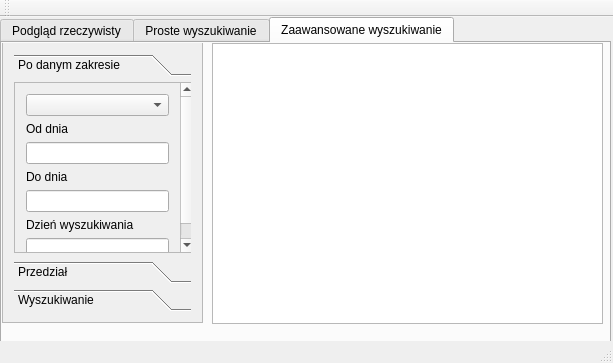
<?xml version="1.0" encoding="UTF-8"?>
<ui version="4.0">
 <class>WindowMain</class>
 <widget class="QMainWindow" name="WindowMain">
  <property name="geometry">
   <rect>
    <x>0</x>
    <y>0</y>
    <width>613</width>
    <height>363</height>
   </rect>
  </property>
  <property name="windowTitle">
   <string>WindowMain</string>
  </property>
  <widget class="QWidget" name="centralWidget">
   <widget class="QTabWidget" name="tabWidget">
    <property name="geometry">
     <rect>
      <x>0</x>
      <y>0</y>
      <width>611</width>
      <height>331</height>
     </rect>
    </property>
    <property name="currentIndex">
     <number>2</number>
    </property>
    <property name="documentMode">
     <bool>false</bool>
    </property>
    <property name="movable">
     <bool>false</bool>
    </property>
    <property name="tabBarAutoHide">
     <bool>false</bool>
    </property>
    <widget class="QWidget" name="tab">
     <attribute name="title">
      <string>Podgląd rzeczywisty</string>
     </attribute>
     <widget class="QGroupBox" name="Wyniki_na_zywo">
      <property name="geometry">
       <rect>
        <x>0</x>
        <y>0</y>
        <width>201</width>
        <height>271</height>
       </rect>
      </property>
      <property name="title">
       <string>Wyniki na żywo</string>
      </property>
      <widget class="QGroupBox" name="groupBox">
       <property name="geometry">
        <rect>
         <x>10</x>
         <y>20</y>
         <width>185</width>
         <height>60</height>
        </rect>
       </property>
       <property name="title">
        <string>Termometr zewnętrzny</string>
       </property>
       <widget class="QLabel" name="text_external">
        <property name="geometry">
         <rect>
          <x>10</x>
          <y>20</y>
          <width>161</width>
          <height>31</height>
         </rect>
        </property>
        <property name="text">
         <string>&lt;html&gt;&lt;head/&gt;&lt;body&gt;&lt;p align=&quot;center&quot;&gt;&lt;br/&gt;&lt;/p&gt;&lt;/body&gt;&lt;/html&gt;</string>
        </property>
       </widget>
      </widget>
      <widget class="QGroupBox" name="groupBox_2">
       <property name="geometry">
        <rect>
         <x>10</x>
         <y>80</y>
         <width>185</width>
         <height>60</height>
        </rect>
       </property>
       <property name="title">
        <string>Termometr wewnętrzny</string>
       </property>
       <widget class="QLabel" name="text_internal">
        <property name="geometry">
         <rect>
          <x>10</x>
          <y>20</y>
          <width>161</width>
          <height>31</height>
         </rect>
        </property>
        <property name="text">
         <string>&lt;html&gt;&lt;head/&gt;&lt;body&gt;&lt;p align=&quot;center&quot;&gt;&lt;br/&gt;&lt;/p&gt;&lt;/body&gt;&lt;/html&gt;</string>
        </property>
       </widget>
      </widget>
      <widget class="QGroupBox" name="groupBox_3">
       <property name="geometry">
        <rect>
         <x>10</x>
         <y>140</y>
         <width>185</width>
         <height>60</height>
        </rect>
       </property>
       <property name="title">
        <string>Wilgotność</string>
       </property>
       <widget class="QLabel" name="text_humidi">
        <property name="geometry">
         <rect>
          <x>10</x>
          <y>20</y>
          <width>161</width>
          <height>31</height>
         </rect>
        </property>
        <property name="text">
         <string>&lt;html&gt;&lt;head/&gt;&lt;body&gt;&lt;p align=&quot;center&quot;&gt;&lt;br/&gt;&lt;/p&gt;&lt;/body&gt;&lt;/html&gt;</string>
        </property>
       </widget>
      </widget>
      <widget class="QGroupBox" name="groupBox_4">
       <property name="geometry">
        <rect>
         <x>10</x>
         <y>200</y>
         <width>185</width>
         <height>60</height>
        </rect>
       </property>
       <property name="title">
        <string>Ciśnienie</string>
       </property>
       <widget class="QLabel" name="text_Pressure">
        <property name="geometry">
         <rect>
          <x>10</x>
          <y>20</y>
          <width>161</width>
          <height>31</height>
         </rect>
        </property>
        <property name="text">
         <string>&lt;html&gt;&lt;head/&gt;&lt;body&gt;&lt;p align=&quot;center&quot;&gt;&lt;br/&gt;&lt;/p&gt;&lt;/body&gt;&lt;/html&gt;</string>
        </property>
       </widget>
      </widget>
     </widget>
     <widget class="QScrollArea" name="scrollArea">
      <property name="geometry">
       <rect>
        <x>210</x>
        <y>30</y>
        <width>391</width>
        <height>191</height>
       </rect>
      </property>
      <property name="widgetResizable">
       <bool>true</bool>
      </property>
      <widget class="QWidget" name="scrollAreaWidgetContents">
       <property name="geometry">
        <rect>
         <x>0</x>
         <y>0</y>
         <width>389</width>
         <height>189</height>
        </rect>
       </property>
       <widget class="QTableView" name="Tab">
        <property name="geometry">
         <rect>
          <x>0</x>
          <y>0</y>
          <width>391</width>
          <height>191</height>
         </rect>
        </property>
       </widget>
      </widget>
     </widget>
     <widget class="QWidget" name="gridLayoutWidget">
      <property name="geometry">
       <rect>
        <x>210</x>
        <y>222</y>
        <width>391</width>
        <height>81</height>
       </rect>
      </property>
      <layout class="QGridLayout" name="gridLayout">
       <item row="0" column="0">
        <widget class="QRadioButton" name="Rad_actual">
         <property name="text">
          <string>Aktualne pomiary</string>
         </property>
        </widget>
       </item>
       <item row="1" column="0">
        <widget class="QRadioButton" name="Rad_personal">
         <property name="text">
          <string>Ustalony Przedział</string>
         </property>
        </widget>
       </item>
       <item row="0" column="2">
        <widget class="QLabel" name="label_6">
         <property name="text">
          <string>Zakres czasowy</string>
         </property>
        </widget>
       </item>
       <item row="1" column="2">
        <widget class="QLabel" name="label_7">
         <property name="text">
          <string>Ilość pomiarów</string>
         </property>
        </widget>
       </item>
       <item row="0" column="3">
        <widget class="QLineEdit" name="Le_time"/>
       </item>
       <item row="1" column="3">
        <widget class="QLineEdit" name="Le_size"/>
       </item>
       <item row="2" column="0" colspan="4">
        <widget class="QSlider" name="Suwak">
         <property name="minimum">
          <number>1</number>
         </property>
         <property name="maximum">
          <number>10</number>
         </property>
         <property name="pageStep">
          <number>1</number>
         </property>
         <property name="orientation">
          <enum>Qt::Horizontal</enum>
         </property>
        </widget>
       </item>
       <item row="0" column="1">
        <spacer name="horizontalSpacer_2">
         <property name="orientation">
          <enum>Qt::Horizontal</enum>
         </property>
         <property name="sizeHint" stdset="0">
          <size>
           <width>40</width>
           <height>20</height>
          </size>
         </property>
        </spacer>
       </item>
       <item row="1" column="1">
        <spacer name="horizontalSpacer_3">
         <property name="orientation">
          <enum>Qt::Horizontal</enum>
         </property>
         <property name="sizeHint" stdset="0">
          <size>
           <width>40</width>
           <height>20</height>
          </size>
         </property>
        </spacer>
       </item>
      </layout>
     </widget>
     <widget class="QLabel" name="text_time">
      <property name="geometry">
       <rect>
        <x>20</x>
        <y>270</y>
        <width>181</width>
        <height>20</height>
       </rect>
      </property>
      <property name="text">
       <string>&lt;html&gt;&lt;head/&gt;&lt;body&gt;&lt;p align=&quot;center&quot;&gt;&lt;br/&gt;&lt;/p&gt;&lt;/body&gt;&lt;/html&gt;</string>
      </property>
     </widget>
     <widget class="QWidget" name="formLayoutWidget">
      <property name="geometry">
       <rect>
        <x>210</x>
        <y>0</y>
        <width>391</width>
        <height>31</height>
       </rect>
      </property>
      <layout class="QHBoxLayout" name="horizontalLayout">
       <item>
        <widget class="QLabel" name="label_8">
         <property name="text">
          <string>&lt;html&gt;&lt;head/&gt;&lt;body&gt;&lt;p align=&quot;center&quot;&gt;Przedział pomiarów:&lt;/p&gt;&lt;/body&gt;&lt;/html&gt;</string>
         </property>
        </widget>
       </item>
       <item>
        <spacer name="horizontalSpacer">
         <property name="orientation">
          <enum>Qt::Horizontal</enum>
         </property>
         <property name="sizeHint" stdset="0">
          <size>
           <width>10</width>
           <height>10</height>
          </size>
         </property>
        </spacer>
       </item>
       <item>
        <widget class="QLineEdit" name="Le_gora"/>
       </item>
      </layout>
     </widget>
    </widget>
    <widget class="QWidget" name="tab_2">
     <attribute name="title">
      <string>Proste wyszukiwanie</string>
     </attribute>
     <widget class="QTableView" name="Tab_2">
      <property name="geometry">
       <rect>
        <x>150</x>
        <y>0</y>
        <width>451</width>
        <height>281</height>
       </rect>
      </property>
     </widget>
     <widget class="QLineEdit" name="Le_Temp_wew">
      <property name="geometry">
       <rect>
        <x>10</x>
        <y>20</y>
        <width>131</width>
        <height>20</height>
       </rect>
      </property>
     </widget>
     <widget class="QLineEdit" name="Le_Temp_zew">
      <property name="geometry">
       <rect>
        <x>10</x>
        <y>60</y>
        <width>131</width>
        <height>20</height>
       </rect>
      </property>
     </widget>
     <widget class="QLineEdit" name="Le_Wilgotnosc">
      <property name="geometry">
       <rect>
        <x>10</x>
        <y>100</y>
        <width>131</width>
        <height>20</height>
       </rect>
      </property>
     </widget>
     <widget class="QLineEdit" name="Le_Cisnienie">
      <property name="geometry">
       <rect>
        <x>10</x>
        <y>140</y>
        <width>131</width>
        <height>20</height>
       </rect>
      </property>
     </widget>
     <widget class="QPushButton" name="pushButton">
      <property name="geometry">
       <rect>
        <x>20</x>
        <y>260</y>
        <width>121</width>
        <height>23</height>
       </rect>
      </property>
      <property name="text">
       <string>Wyszukaj</string>
      </property>
     </widget>
     <widget class="QLabel" name="label">
      <property name="geometry">
       <rect>
        <x>10</x>
        <y>0</y>
        <width>141</width>
        <height>20</height>
       </rect>
      </property>
      <property name="text">
       <string>Temperatura T wewnętrzny</string>
      </property>
     </widget>
     <widget class="QLabel" name="label_2">
      <property name="geometry">
       <rect>
        <x>10</x>
        <y>40</y>
        <width>141</width>
        <height>20</height>
       </rect>
      </property>
      <property name="text">
       <string>Temperatura T zewnętrzny</string>
      </property>
     </widget>
     <widget class="QLabel" name="label_3">
      <property name="geometry">
       <rect>
        <x>10</x>
        <y>80</y>
        <width>121</width>
        <height>20</height>
       </rect>
      </property>
      <property name="text">
       <string>Wilgotność:</string>
      </property>
     </widget>
     <widget class="QLabel" name="label_4">
      <property name="geometry">
       <rect>
        <x>10</x>
        <y>120</y>
        <width>131</width>
        <height>20</height>
       </rect>
      </property>
      <property name="text">
       <string>Ciśnienie atmosferyczne</string>
      </property>
     </widget>
     <widget class="QLineEdit" name="Le_Data">
      <property name="geometry">
       <rect>
        <x>10</x>
        <y>180</y>
        <width>131</width>
        <height>20</height>
       </rect>
      </property>
     </widget>
     <widget class="QLabel" name="label_5">
      <property name="geometry">
       <rect>
        <x>10</x>
        <y>160</y>
        <width>131</width>
        <height>20</height>
       </rect>
      </property>
      <property name="text">
       <string>Data</string>
      </property>
     </widget>
     <widget class="QLabel" name="label_9">
      <property name="geometry">
       <rect>
        <x>10</x>
        <y>200</y>
        <width>131</width>
        <height>20</height>
       </rect>
      </property>
      <property name="text">
       <string>Godzina</string>
      </property>
     </widget>
     <widget class="QLineEdit" name="Le_Godzina">
      <property name="geometry">
       <rect>
        <x>10</x>
        <y>220</y>
        <width>131</width>
        <height>20</height>
       </rect>
      </property>
     </widget>
    </widget>
    <widget class="QWidget" name="tab_5">
     <attribute name="title">
      <string>Zaawansowane wyszukiwanie</string>
     </attribute>
     <widget class="QTableView" name="Tab_3">
      <property name="geometry">
       <rect>
        <x>210</x>
        <y>0</y>
        <width>391</width>
        <height>281</height>
       </rect>
      </property>
     </widget>
     <widget class="QScrollArea" name="scrollArea_2">
      <property name="geometry">
       <rect>
        <x>0</x>
        <y>-1</y>
        <width>201</width>
        <height>281</height>
       </rect>
      </property>
      <property name="widgetResizable">
       <bool>true</bool>
      </property>
      <widget class="QWidget" name="scrollAreaWidgetContents_2">
       <property name="geometry">
        <rect>
         <x>0</x>
         <y>0</y>
         <width>199</width>
         <height>279</height>
        </rect>
       </property>
       <layout class="QGridLayout" name="gridLayout_2">
        <item row="0" column="0">
         <widget class="QToolBox" name="toolBox">
          <property name="currentIndex">
           <number>0</number>
          </property>
          <widget class="QWidget" name="page">
           <property name="geometry">
            <rect>
             <x>0</x>
             <y>0</y>
             <width>181</width>
             <height>180</height>
            </rect>
           </property>
           <attribute name="label">
            <string>Po danym zakresie</string>
           </attribute>
           <widget class="QScrollArea" name="scrollArea_3">
            <property name="geometry">
             <rect>
              <x>0</x>
              <y>0</y>
              <width>181</width>
              <height>171</height>
             </rect>
            </property>
            <property name="widgetResizable">
             <bool>true</bool>
            </property>
            <widget class="QWidget" name="scrollAreaWidgetContents_3">
             <property name="geometry">
              <rect>
               <x>0</x>
               <y>0</y>
               <width>162</width>
               <height>173</height>
              </rect>
             </property>
             <layout class="QGridLayout" name="gridLayout_3">
              <item row="4" column="0">
               <widget class="QLineEdit" name="stop_date"/>
              </item>
              <item row="1" column="0">
               <widget class="QLabel" name="L_strat_date">
                <property name="text">
                 <string>Od dnia</string>
                </property>
               </widget>
              </item>
              <item row="2" column="0">
               <widget class="QLineEdit" name="start_date"/>
              </item>
              <item row="3" column="0">
               <widget class="QLabel" name="L_stop_date">
                <property name="text">
                 <string>Do dnia</string>
                </property>
               </widget>
              </item>
              <item row="5" column="0">
               <widget class="QLabel" name="L_this_date">
                <property name="text">
                 <string>Dzień wyszukiwania</string>
                </property>
               </widget>
              </item>
              <item row="6" column="0">
               <widget class="QLineEdit" name="this_date"/>
              </item>
              <item row="0" column="0">
               <widget class="QComboBox" name="C_Box_data"/>
              </item>
             </layout>
            </widget>
           </widget>
          </widget>
          <widget class="QWidget" name="page_4">
           <property name="geometry">
            <rect>
             <x>0</x>
             <y>0</y>
             <width>100</width>
             <height>30</height>
            </rect>
           </property>
           <attribute name="label">
            <string>Przedział</string>
           </attribute>
           <widget class="QScrollArea" name="scrollArea_4">
            <property name="geometry">
             <rect>
              <x>0</x>
              <y>0</y>
              <width>181</width>
              <height>151</height>
             </rect>
            </property>
            <property name="widgetResizable">
             <bool>true</bool>
            </property>
            <widget class="QWidget" name="scrollAreaWidgetContents_4">
             <property name="geometry">
              <rect>
               <x>0</x>
               <y>0</y>
               <width>162</width>
               <height>166</height>
              </rect>
             </property>
             <layout class="QFormLayout" name="formLayout">
              <item row="1" column="0">
               <widget class="QLabel" name="label_13">
                <property name="text">
                 <string>Od temperatury</string>
                </property>
               </widget>
              </item>
              <item row="4" column="0">
               <widget class="QLabel" name="label_14">
                <property name="text">
                 <string>Do temperatury</string>
                </property>
               </widget>
              </item>
              <item row="7" column="0" colspan="2">
               <widget class="QComboBox" name="C_Box_return"/>
              </item>
              <item row="6" column="0" colspan="2">
               <widget class="QLineEdit" name="stop_unit"/>
              </item>
              <item row="3" column="0" colspan="2">
               <widget class="QLineEdit" name="start_unit"/>
              </item>
              <item row="0" column="0" colspan="2">
               <widget class="QComboBox" name="C_Box_unit"/>
              </item>
             </layout>
            </widget>
           </widget>
          </widget>
          <widget class="QWidget" name="page_2">
           <property name="geometry">
            <rect>
             <x>0</x>
             <y>0</y>
             <width>100</width>
             <height>30</height>
            </rect>
           </property>
           <attribute name="label">
            <string>Wyszukiwanie</string>
           </attribute>
           <widget class="QScrollArea" name="scrollArea_5">
            <property name="geometry">
             <rect>
              <x>0</x>
              <y>0</y>
              <width>181</width>
              <height>171</height>
             </rect>
            </property>
            <property name="widgetResizable">
             <bool>true</bool>
            </property>
            <widget class="QWidget" name="scrollAreaWidgetContents_5">
             <property name="geometry">
              <rect>
               <x>0</x>
               <y>0</y>
               <width>179</width>
               <height>169</height>
              </rect>
             </property>
             <widget class="QPushButton" name="pushButton_2">
              <property name="geometry">
               <rect>
                <x>20</x>
                <y>130</y>
                <width>141</width>
                <height>23</height>
               </rect>
              </property>
              <property name="text">
               <string>Wyszukaj</string>
              </property>
             </widget>
            </widget>
           </widget>
          </widget>
         </widget>
        </item>
       </layout>
      </widget>
     </widget>
    </widget>
   </widget>
  </widget>
  <widget class="QMenuBar" name="menuBar">
   <property name="geometry">
    <rect>
     <x>0</x>
     <y>0</y>
     <width>613</width>
     <height>21</height>
    </rect>
   </property>
   <property name="defaultUp">
    <bool>false</bool>
   </property>
  </widget>
  <widget class="QToolBar" name="mainToolBar">
   <attribute name="toolBarArea">
    <enum>TopToolBarArea</enum>
   </attribute>
   <attribute name="toolBarBreak">
    <bool>false</bool>
   </attribute>
  </widget>
  <widget class="QStatusBar" name="statusBar"/>
 </widget>
 <layoutdefault spacing="6" margin="11"/>
 <resources/>
 <connections/>
</ui>
